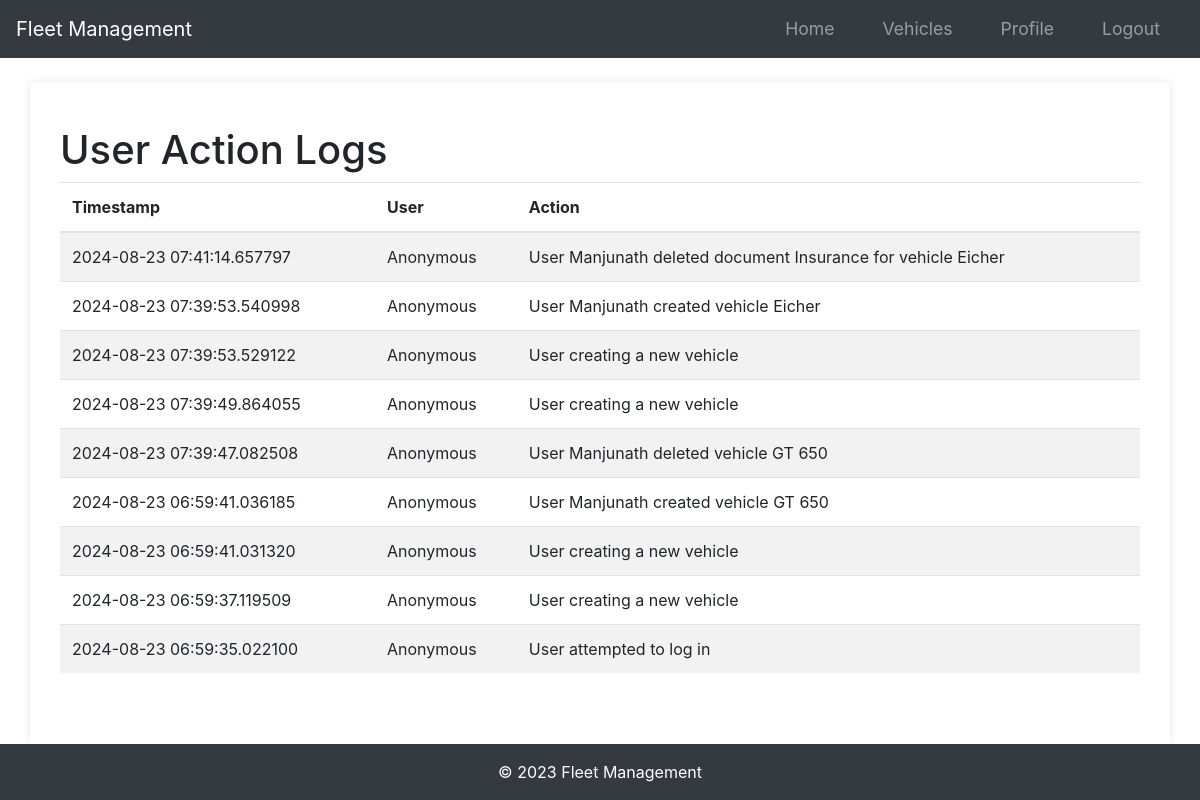
The app's page /logs (signed in) with its own data.
### app/models.py (models this page shows, shortened)
class Log(db.Model):
    id = db.Column(db.Integer, primary_key=True)
    user_id = db.Column(db.Integer, db.ForeignKey("user.id"), nullable=True)
    action = db.Column(db.String(255), nullable=False)
    timestamp = db.Column(db.DateTime, default=datetime.utcnow, nullable=False)

### app/routes.py (the view)
@main.route("/logs")
@login_required  # Ensure only logged-in users can see this
def view_logs():
    logs = Log.query.order_by(Log.timestamp.desc()).all()
    return render_template("view_logs.html", logs=logs)

### app/__init__.py (called while the page is built)
def create_app(config_class=Config):
    app = Flask(__name__)
    app.config.from_object(config_class)
    db.init_app(app)
    bcrypt.init_app(app)
    login_manager.init_app(app)
    mail.init_app(app)
    migrate.init_app(app, db)
    login_manager.login_view = "main.login"
    login_manager.login_message_category = "info"
    from app.models import User
    @login_manager.user_loader
    def load_user(user_id):
        return User.query.get(int(user_id))
    from app.routes import main as main_blueprint
    app.register_blueprint(main_blueprint)
    scheduler = BackgroundScheduler()
    scheduler.add_job(check_document_expirations, "interval", hours=24)
    scheduler.start()
    return app

### app/templates/view_logs.html (shortened to what this page needs)
{% extends "base.html" %}
{% block content %}
<div class="container">
    <h1 class="mt-4">User Action Logs</h1>
    <table class="table table-striped">
        <thead>
            <tr>
                <th scope="col">Timestamp</th>
                <th scope="col">User</th>
                <th scope="col">Action</th>
            </tr>
        </thead>
        <tbody>
            {% for log in logs %}
            <tr>
                <td>{{ log.timestamp }}</td>
                <td>{{ log.user.username if log.user else "Anonymous" }}</td>
                <td>{{ log.action }}</td>
            </tr>
            {% endfor %}
        </tbody>
    </table>
</div>
{% endblock %}

### app/static/styles.css (style rules this page uses)
body { font-family: Arial, sans-serif; margin: 0; padding: 0; background-color: #f4f4f4; }
.container { width: 80%; margin: 0 auto; }
body { font-family: Arial, sans-serif; margin: 0; padding: 0; }

### app/templates/base.html (style rules this page uses)
html, body { height: 100%; margin: 0; display: flex; flex-direction: column; }
.container { flex: 1; }

### records on screen
Log: timestamp "2024-08-23 07:41:14.657797", user "Anonymous", action "User Manjunath deleted document Insurance for vehicle Eicher"
Log: timestamp "2024-08-23 07:39:53.540998", user "Anonymous", action "User Manjunath created vehicle Eicher"
Log: timestamp "2024-08-23 07:39:53.529122", user "Anonymous", action "User creating a new vehicle"
Log: timestamp "2024-08-23 07:39:49.864055", user "Anonymous", action "User creating a new vehicle"
Log: timestamp "2024-08-23 07:39:47.082508", user "Anonymous", action "User Manjunath deleted vehicle GT 650"
Log: timestamp "2024-08-23 06:59:41.036185", user "Anonymous", action "User Manjunath created vehicle GT 650"
Log: timestamp "2024-08-23 06:59:41.031320", user "Anonymous", action "User creating a new vehicle"
Log: timestamp "2024-08-23 06:59:37.119509", user "Anonymous", action "User creating a new vehicle"
Log: timestamp "2024-08-23 06:59:35.022100", user "Anonymous", action "User attempted to log in"
